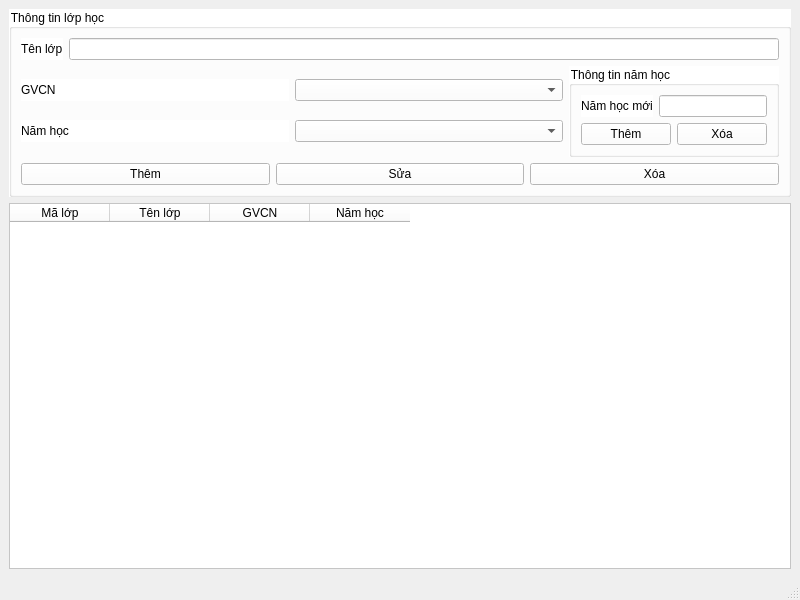
<?xml version="1.0" encoding="UTF-8"?>
<ui version="4.0">
 <class>quanlylophoc</class>
 <widget class="QMainWindow" name="quanlylophoc">
  <property name="geometry">
   <rect>
    <x>0</x>
    <y>0</y>
    <width>800</width>
    <height>600</height>
   </rect>
  </property>
  <property name="windowTitle">
   <string>Quản lý lớp học</string>
  </property>
  <widget class="QWidget" name="centralwidget">
   <layout class="QVBoxLayout" name="verticalLayout_2">
    <item>
     <widget class="QGroupBox" name="groupBox">
      <property name="styleSheet">
       <string notr="true">background-color: rgb(255, 255, 255);</string>
      </property>
      <property name="title">
       <string>Thông tin lớp học</string>
      </property>
      <layout class="QGridLayout" name="gridLayout_2">
       <item row="1" column="1">
        <widget class="QGroupBox" name="groupBox_2">
         <property name="sizePolicy">
          <sizepolicy hsizetype="Fixed" vsizetype="Preferred">
           <horstretch>0</horstretch>
           <verstretch>0</verstretch>
          </sizepolicy>
         </property>
         <property name="title">
          <string>Thông tin năm học</string>
         </property>
         <layout class="QVBoxLayout" name="verticalLayout">
          <item>
           <layout class="QHBoxLayout" name="horizontalLayout">
            <item>
             <widget class="QLabel" name="label_4">
              <property name="text">
               <string>Năm học mới</string>
              </property>
             </widget>
            </item>
            <item>
             <widget class="QLineEdit" name="LEnamhocmoi"/>
            </item>
           </layout>
          </item>
          <item>
           <layout class="QHBoxLayout" name="horizontalLayout_2">
            <item>
             <widget class="QPushButton" name="BTthemnamhoc">
              <property name="text">
               <string>Thêm</string>
              </property>
             </widget>
            </item>
            <item>
             <widget class="QPushButton" name="BTxoanamhoc">
              <property name="text">
               <string>Xóa</string>
              </property>
             </widget>
            </item>
           </layout>
          </item>
         </layout>
        </widget>
       </item>
       <item row="1" column="0">
        <layout class="QGridLayout" name="gridLayout">
         <item row="0" column="0">
          <widget class="QLabel" name="label_2">
           <property name="text">
            <string>GVCN</string>
           </property>
          </widget>
         </item>
         <item row="0" column="1">
          <widget class="QComboBox" name="CBgvcn"/>
         </item>
         <item row="2" column="0">
          <widget class="QLabel" name="label_3">
           <property name="text">
            <string>Năm học</string>
           </property>
          </widget>
         </item>
         <item row="2" column="1">
          <widget class="QComboBox" name="CBnamhoc"/>
         </item>
        </layout>
       </item>
       <item row="2" column="0" colspan="2">
        <layout class="QHBoxLayout" name="horizontalLayout_6">
         <item>
          <widget class="QPushButton" name="BTthem">
           <property name="text">
            <string>Thêm</string>
           </property>
          </widget>
         </item>
         <item>
          <widget class="QPushButton" name="BTsua">
           <property name="text">
            <string>Sửa</string>
           </property>
          </widget>
         </item>
         <item>
          <widget class="QPushButton" name="BTxoa">
           <property name="text">
            <string>Xóa</string>
           </property>
          </widget>
         </item>
        </layout>
       </item>
       <item row="0" column="0" colspan="2">
        <layout class="QHBoxLayout" name="horizontalLayout_3">
         <item>
          <widget class="QLabel" name="label">
           <property name="text">
            <string>Tên lớp</string>
           </property>
          </widget>
         </item>
         <item>
          <widget class="QLineEdit" name="LEten"/>
         </item>
        </layout>
       </item>
      </layout>
     </widget>
    </item>
    <item>
     <widget class="QTableWidget" name="tablelophoc">
      <property name="styleSheet">
       <string notr="true">background-color: rgb(255, 255, 255);</string>
      </property>
      <column>
       <property name="text">
        <string>Mã lớp</string>
       </property>
      </column>
      <column>
       <property name="text">
        <string>Tên lớp</string>
       </property>
      </column>
      <column>
       <property name="text">
        <string>GVCN</string>
       </property>
      </column>
      <column>
       <property name="text">
        <string>Năm học</string>
       </property>
      </column>
     </widget>
    </item>
   </layout>
  </widget>
  <widget class="QMenuBar" name="menubar">
   <property name="geometry">
    <rect>
     <x>0</x>
     <y>0</y>
     <width>800</width>
     <height>26</height>
    </rect>
   </property>
  </widget>
  <widget class="QStatusBar" name="statusbar"/>
 </widget>
 <resources/>
 <connections/>
</ui>
